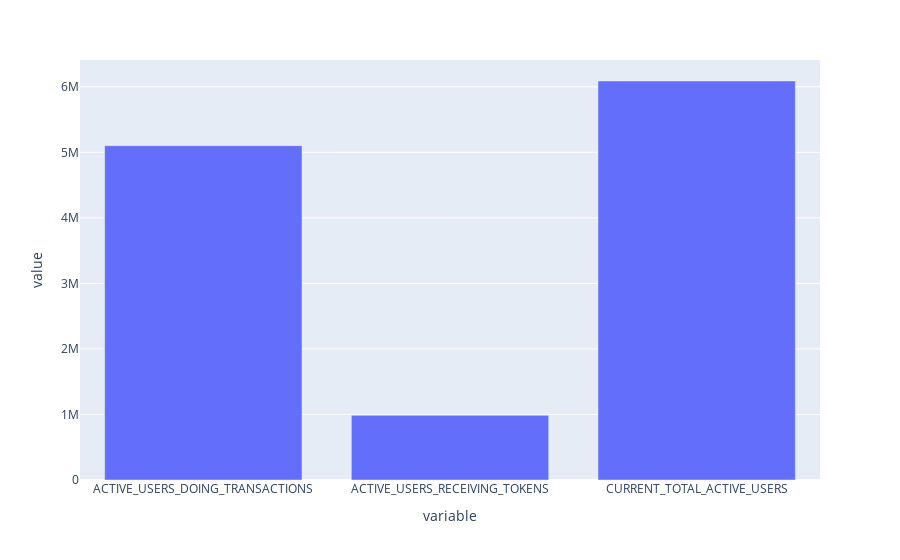

The code cell stored with this chart in its notebook:
### Code cell
plot_active_addresses(df3)

### Figure 1 — Plotly figure (JSON) as saved in the notebook; plotly's stock layout.template omitted (floating-point values rounded to 4 significant figures)
{"data": [{"alignmentgroup": "True", "hovertemplate": "variable=%{x}<br>value=%{y}<extra></extra>", "legendgroup": "", "marker": {"color": "#636efa", "pattern": {"shape": ""}}, "name": "", "offsetgroup": "", "orientation": "v", "showlegend": false, "textposition": "auto", "type": "bar", "x": ["ACTIVE_USERS_DOING_TRANSACTIONS", "ACTIVE_USERS_RECEIVING_TOKENS", "CURRENT_TOTAL_ACTIVE_USERS"], "xaxis": "x", "y": [5101507, 986340, 6087847], "yaxis": "y"}], "layout": {"autosize": true, "barmode": "relative", "legend": {"tracegroupgap": 0}, "margin": {"t": 60}, "xaxis": {"anchor": "y", "autorange": true, "domain": [0, 1], "range": [-0.5, 2.5], "title": {"text": "variable"}, "type": "category"}, "yaxis": {"anchor": "x", "autorange": true, "domain": [0, 1], "range": [0, 6408260], "title": {"text": "value"}, "type": "linear"}}}
